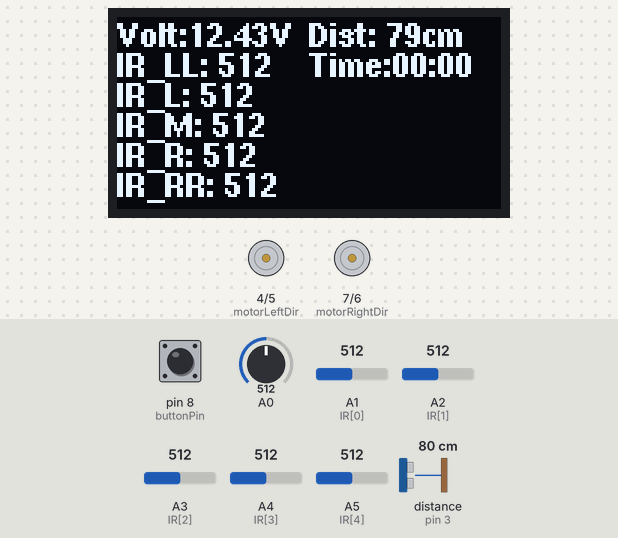
Simulated run of this program. Board: Arduino Uno, built with avr-gcc and run on an emulated ATmega328P. Parts: 128×64 one-colour display, direction and speed pins drawn as motors (green arrow = direction pin HIGH = forward, orange = LOW = backward, longer = more drive). Wiring (inferred from the names in the program): ultrasonic range finder: trigger pin 2; echo pin 3. The test bench sets the inputs (shaded band); at power-on: pin 8 (buttonPin) HIGH, A2 (IR[1]) = 512, A3 (IR[2]) = 512, A0 = 512, A1 (IR[0]) = 512, A4 (IR[3]) = 512, A5 (IR[4]) = 512, distance to the obstacle (sensor on pin 3) 80 cm. The echo pulse lasts 58.3 µs per cm.

Above: at 2.2 s.
2.3 s: pin 8 (buttonPin) pulled LOW for 0.15 s
At 4.5 s:
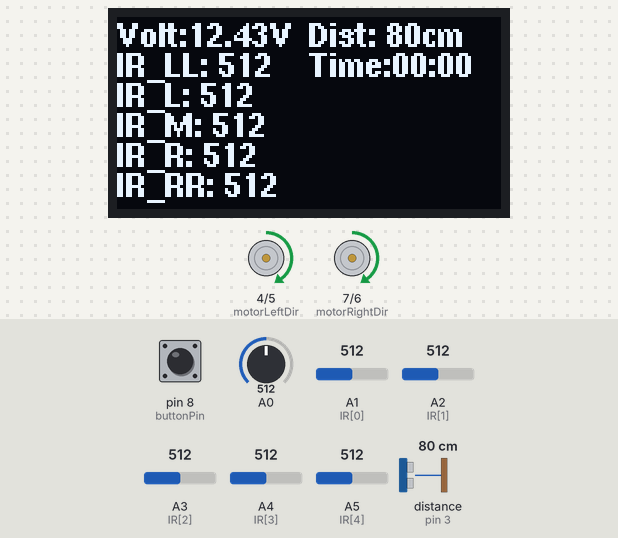
5.0 s: A2 (IR[1]) set to 716
At 5.9 s:
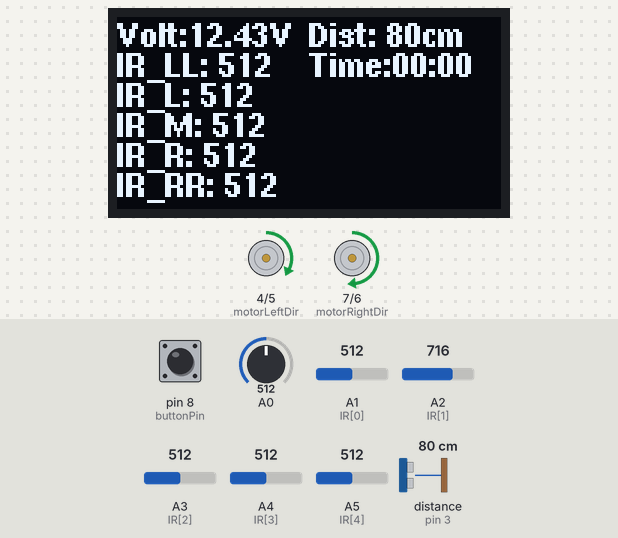
6.5 s: A3 (IR[2]) set to 716
At 7.1 s:
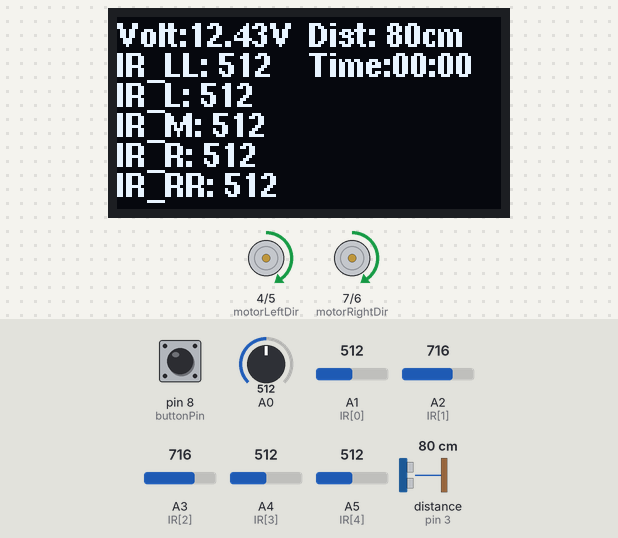
8.0 s: A3 (IR[2]) set to 306
At 9.4 s:
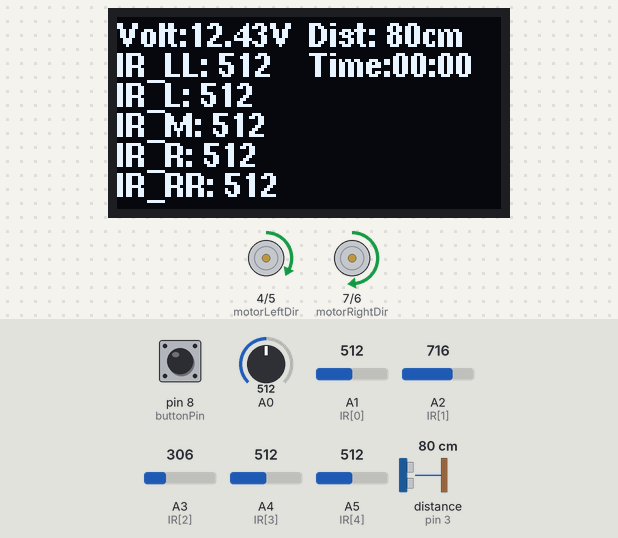
Timing chart, 0 to 10.5 s (numbered marks = the images above; inputs shaded):
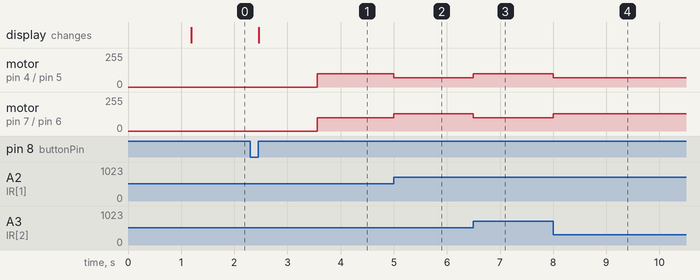

The program:

main.cpp
```cpp
#include <Arduino.h>
#include <SoftwareSerial.h>
#include "motor_control.h"

const int motorLeftPWM = 5;  // 左輪馬達 PWM 控制, 轉速0~255
const int motorRightPWM = 6; // 右輪馬達 PWM 控制, 轉速0~255
const int motorLeftDir = 4;  // 左輪馬達方向
const int motorRightDir = 7; // 右輪馬達方向
const int buttonPin = 8;     // 按鈕連接到 Pin 2
int buttonState = 0;         // 變量來儲存按鈕狀態

volatile int IR_LL = 0;
volatile int IR_L = 0;
volatile int IR_M = 0;
volatile int IR_R = 0;
volatile int IR_RR = 0;

const int trigPin = 2;                // 超音波 trig 引腳
const int echoPin = 3;                // 超音波 echo 引腳
float distance = 0;                   // 超音波量測距離
volatile unsigned long echoStart = 0; // 超音波回波開始時間
volatile unsigned long echoEnd = 0;   // 超音波回波結束時間

// A1~A5為紅外線數值
const int IR[5] = {A1, A2, A3, A4, A5};
// ew
unsigned long startTime = 0; // 新增：記錄開始時間
unsigned long lapTime = 0;   // 新增：記錄單圈時間

void setup()
{
    // 設置馬達和編碼器的引腳
    pinMode(buttonPin, INPUT_PULLUP);
    pinMode(motorLeftPWM, OUTPUT);
    pinMode(motorRightPWM, OUTPUT);
    pinMode(motorLeftDir, OUTPUT);
    pinMode(motorRightDir, OUTPUT);
    pinMode(trigPin, OUTPUT);
    pinMode(echoPin, INPUT);
    pinMode(A0, INPUT); // 設定A0為輸入

    // 將IR設定為輸入
    for (int i = 0; i < 5; i++)
    {
        pinMode(IR[i], INPUT); // 數值為0~1023，白色為0，黑色為1023
    }
    attachInterrupt(digitalPinToInterrupt(echoPin), echoISR, CHANGE);
    OLED_init(); // OLED 初始化
    // Serial.begin(9600);
}
int error = 0;
void loop()
{
    // 按按鈕
    buttonState = digitalRead(buttonPin);
    while (buttonState)
    {
        buttonState = digitalRead(buttonPin);
        OLED_display(); // OLED 顯示IR真實數值
    }
    delay(1000);

    startTime = millis(); // 新增：記錄開始時間

    // * /////////////////////////////////////C圖/////////////////////////////////////
    // ! /////////////////////////////////////1號電池7.94~7.84  2號電池7.96~7.85/////////////////////////////////////
    // // 右U開始
    // error = PID_trail(true, []()
    //                   { return (IR_RR == 1); }, 100, 100, 0, 200, 0);
    // stop();
    // error = PID_trail(true, []()
    //                   { return (IR_RR == 0); }, 20, 0, 0, 70, 0, false, error);
    // error = PID_trail(false, []()
    //                   { return (IR_R == 1); }, 20, 0, 0, 70, 0, false, error);
    // stop();

    // // 左U開始
    // PID_trail(false, []()
    //           { return (false); }, 50, 0, 0, 100, 650);
    // error = PID_trail(true, []()
    //                   { return (IR_LL == 1); }, 100, 100, 0, 200, 0);
    // stop();
    // error = PID_trail(true, []()
    //                   { return (IR_LL == 0); }, 20, 0, 0, 70, 0, false, error);
    // error = PID_trail(false, []()
    //                   { return (IR_L == 1); }, 20, 0, 0, 70, 0, false, error);
    // stop();

    // PID_right(100, 125, -25, 50, 0, true);  //(4) U結束後右直角
    // PID_right(150, 125, -125, 75, 0, true); //(4) 右直角準備接虛線
    // delay(10);                              // ! 調整一下數值讓車子稍微正一些
    // stop();
    // delay(75); // ! 一定要等待車子穩定
    // PID_trail(false, []()
    //           { return (false); }, 60, 0, 0, 150, 800); // (5)虛線一開始穩定循跡
    // PID_left(150, -125, 125, 60, 0, true);              // (5)虛線後左直角
    // stop();
    // PID_left(100, -90, 125, 30, 0);  // (6)左直角
    // PID_right(100, 125, -25, 40, 0); //(6)
    // error = PID_trail(false, []()
    //                   { return (IR_RR == 1); }, 80, 0, 0, 250, 0, false, error); //(8)
    // error = PID_trail(false, []()
    //                   { return (IR_RR == 0); }, 80, 0, 0, 250, 0, false, error); //(8)
    // error = PID_trail(false, []()
    //                   { return (IR_RR == 1); }, 80, 0, 0, 250, 0, false, error); //(8)
    // error = PID_trail(false, []()
    //                   { return (IR_RR == 0); }, 80, 0, 0, 250, 0, false, error); //(8)
    // error = PID_trail(false, []()
    //                   { return (IR_RR == 1); }, 80, 0, 0, 250, 0, false, error); //(8)
    // error = PID_trail(false, []()
    //                   { return (IR_RR == 0); }, 80, 0, 0, 250, 0, false, error); //(8)

    // PID_left(100, -25, 90, 30, 0, true); //(8)的左直角
    // PID_trail(false, []()
    //           { return (false); }, 40, 0, 0, 100, 300); // 穩定一小段
    // PID_right(100, 100, -100, 30, 0);                   //(9)的右直角
    // PID_left(100, -100, 100);                           //(10)的左直角
    PID_right(100, 100, -100, 30, 0);                   //(10)的右直角
    // 右U開始
    error = PID_trail(true, []()
                      { return (IR_RR == 1); }, 80, 70, 0, 250, 0); //(11)的弧線
    stop();
    error = PID_trail(true, []()
                      { return (IR_RR == 0); }, 30, 0, 0, 100, 0, false, error); //(11)的弧線
    error = PID_trail(false, []()
                      { return (IR_R == 1); }, 30, 0, 0, 100, 0, false, error); //(11)的弧線

    error = PID_trail(true, []()
                      { return (IR_RR == 1); }, 70, 70, 0, 200, 0); //(11)的弧線
    stop();
    error = PID_trail(true, []()
                      { return (IR_RR == 0); }, 30, 0, 0, 100, 0, false, error); //(11)的弧線
    error = PID_trail(false, []()
                      { return (IR_R == 1); }, 30, 0, 0, 100, 0, false, error); //(11)的弧線

    // 左U開始
    error = PID_trail(true, []()
                      { return (IR_LL == 1); }, 75, 75, 0, 150, 0); //(12)的弧線
    stop();
    error = PID_trail(true, []()
                      { return (IR_LL == 0); }, 20, 0, 0, 70, 0, false, error); //(12)的弧線
    error = PID_trail(false, []()
                      { return (IR_M == 1); }, 20, 0, 0, 70, 0, false, error); //(12)的弧線

    PID_trail(true, []()
              { return (false); }, 30, 0, 0, 70, 800); //(12)的穩定循跡
    // ! ///////////////////////////////////////開始避障///////////////////////////////////////
    distance = 0;
    PID_trail(true, []()
              { return (false); }, 30, 0, 0, 100, 100, true);
    PID_trail(true, []()
              { return (IR_M == 1); }, 30, 0, 0, 100, 0, true);
    PID_trail(true, []()
              { return (distance <= 20 && distance > 0); }, 30, 0, 0, 100, 0, true);
    stop();
    IR_update();
    while (!(IR_LL))
    {
        motor(100, -100);
        IR_update();
    }

    while (!(IR_LL == 0))
    {
        motor(250, -250);
        IR_update();
    }
    while (!(IR_L))
    {
        IR_update();
        motor(80, 190);
    }
    motor(100, 100);
    delay(100);
    IR_update();
    while (!(IR_R))
    {
        IR_update();
        motor(125, -25); // ! 繞瓶子速度控制
    }

    distance = 0;
    PID_trail(true, []()
              { return (distance <= 20 && distance > 0); }, 30, 0, 0, 100, 0, true);
    stop();
    // IR_update();
    // while (!(IR_RR))
    // {
    //     motor(-100, 100);
    //     IR_update();
    // }

    // while (!(IR_RR == 0))
    // {
    //     motor(-250, 250);
    //     IR_update();
    // }
    // stop();
    // delay(1000);
    // while (!(IR_R))
    // {
    //     IR_update();
    //     motor(150, 100); // ! 繞瓶子速度控制
    // }
    // while (!(IR_LL))
    // {
    //     IR_update();
    //     motor(100, 100);
    // }
    // while (!(IR_LL == 0))
    // {
    //     IR_update();
    //     motor(100, 100);
    // }
    // while (!(IR_L))
    // {
    //     IR_update();
    //     motor(-25, 125);
    // }
    // stop();
    // delay(100);
    // // ! ///////////////////////////////////////結束避障///////////////////////////////////////
    // PID_left(100, -100, 100); // 結束避障後左直角
    // PID_left(100, -100, 100); //(15)
    // PID_trail(false, []()
    //           { return (false); }, 40, 0, 0, 100, 400); //(16)讓車子穩定
    // PID_trail(false, []()
    //           { return (IR_RR == 0 && IR_R == 0 && IR_M == 0 && IR_L == 0 && IR_LL == 0); }, 40, 0, 0, 100, 0); //(16)循跡到白色
    // while (!(IR_RR || IR_R || IR_M || IR_L || IR_LL))
    // {
    //     motor(255, 250); //(16)直走到黑色
    //     IR_update();
    // }
    // PID_right(100, 100, -100, 30, 0, true); //(16)的右直角
    // error = PID_trail(true, []()
    //                   { return (false); }, 30, 0, 0, 100, 2250); //! 記得測試一下時間是否可以跑完2個U
    // PID_trail(false, []()
    //           { return (IR_R && IR_M && IR_L); }, 80, 90, 0, 250, 0, false, error); // 直走直到終點
    // ! /////////////////////////////////////finish/////////////////////////////////////
    stop();
    lapTime = millis() - startTime; // 新增：計算單圈時間
}
```

motor_control.h
```cpp
#ifndef MOTOR_CONTROL_H
#define MOTOR_CONTROL_H

// 連接全域變數，用來在不同的檔案中共享變數

// 左右輪的馬達和編碼器引腳
// extern功能，將變數定義在其他檔案中
// const功能，將變數設定為唯讀
extern const int motorLeftPWM;  // 左輪馬達 PWM 控制
extern const int motorRightPWM; // 右輪馬達 PWM 控制
extern const int motorLeftDir;  // 左輪馬達方向
extern const int motorRightDir; // 右輪馬達方向
extern const int IR[5];         // A1~A5為紅外線數值

extern volatile int IR_LL; // 最左的紅外線感測器
extern volatile int IR_L;  // 中左的紅外線感測器
extern volatile int IR_M;  // 中間的紅外線感測器
extern volatile int IR_R;  // 中右的紅外線感測器
extern volatile int IR_RR; // 最右的紅外線感測器

extern const int trigPin;                // 超音波 trig 引腳
extern const int echoPin;                // 超音波 echo 引腳
extern float distance;                   // 超音波量測距離
extern volatile unsigned long echoStart; // 超音波回波開始時間
extern volatile unsigned long echoEnd;   // 超音波回波結束時間
extern unsigned long startTime;          // 新增：記錄開始時間
extern unsigned long lapTime;            // 新增：記錄單圈時間

// 指令宣告區，用來快速查看指令的功能，案住Ctrl並點擊名稱即可跳轉到指令的功能

// 更新IR感測器, 白色為0, 黑色為1
void IR_update();
// 控制左右輪的馬達
void motor(int speedL, int speedR);
// PID循跡
int PID_trail(bool useFiveIR, bool (*exitCondition)(), float Kp = 0, float Kd = 0, float Ki = 0, int baseSpeed = 250, unsigned long ms = 0, bool useUltraSonic = false, int lastError = 0);
int PID_trail_left(bool useFiveIR, bool (*exitCondition)(), float Kp = 0, float Kd = 0, float Ki = 0, int baseSpeed = 250, unsigned long ms = 0, int lastError = 0);
// 循跡
void trail();
// 小左
void small_turn_left();
// 小右
void small_turn_right();
// 中左
void mid_turn_left();
// 中右
void mid_turn_right();
// 大左
void big_turn_left();
// 大右
void big_turn_right();
// 前進
void forward();
// 停止
void stop();
// 執行某個指令一段時間ms
void cmd_for_ms(void (*command)(), unsigned long ms);
// 緩慢循跡
void slow_trail();
// OLED 初始化
void OLED_init();
// OLED 顯示
void OLED_display();
// 超音波量測距離
void ultrasonic();
// 超音波回波中斷
void echoISR();
// PID 右轉
void PID_rightL();
// PID 右轉U
void PID_rightU();
// PID 左轉
void PID_leftL();
// PID 左轉U
void PID_leftU();
// PID之後右轉, 參數: 基礎速度, 左輪速度, 右輪速度, Kp, Kd, 離開黑線後是否停止
void PID_right(int baseSpeed, int turnSpeedL, int turnSpeedR, float Kp = 30, float Kd = 0, bool useStop = false);
// PID之後左轉, 參數: 基礎速度, 左輪速度, 右輪速度, Kp, Kd, 離開黑線後是否停止
void PID_left(int baseSpeed, int turnSpeedL, int turnSpeedR, float Kp = 30, float Kd = 0, bool useStop = false);
#endif // MOTOR_CONTROL_H
```

Source omitted: motor_control.cpp (14371 bytes)

Measured:
- after the input at 2.3 s, motor on pin 4 (motorLeftDir) / pin 5 (motorLeftPWM), motor on pin 7 (motorRightDir) / pin 6 (motorRightPWM): stopped → forward 100/255 after 1.3 s
- after the input at 5.0 s, motor on pin 4 (motorLeftDir) / pin 5 (motorLeftPWM): forward 100/255 → forward 70/255 at once; motor on pin 7 (motorRightDir) / pin 6 (motorRightPWM): forward 100/255 → forward 130/255 at once
- after the input at 6.5 s, motor on pin 4 (motorLeftDir) / pin 5 (motorLeftPWM): forward 70/255 → forward 100/255 at once; motor on pin 7 (motorRightDir) / pin 6 (motorRightPWM): forward 130/255 → forward 100/255 at once
- after the input at 8.0 s, motor on pin 4 (motorLeftDir) / pin 5 (motorLeftPWM): forward 100/255 → forward 70/255 at once; motor on pin 7 (motorRightDir) / pin 6 (motorRightPWM): forward 100/255 → forward 130/255 at once
